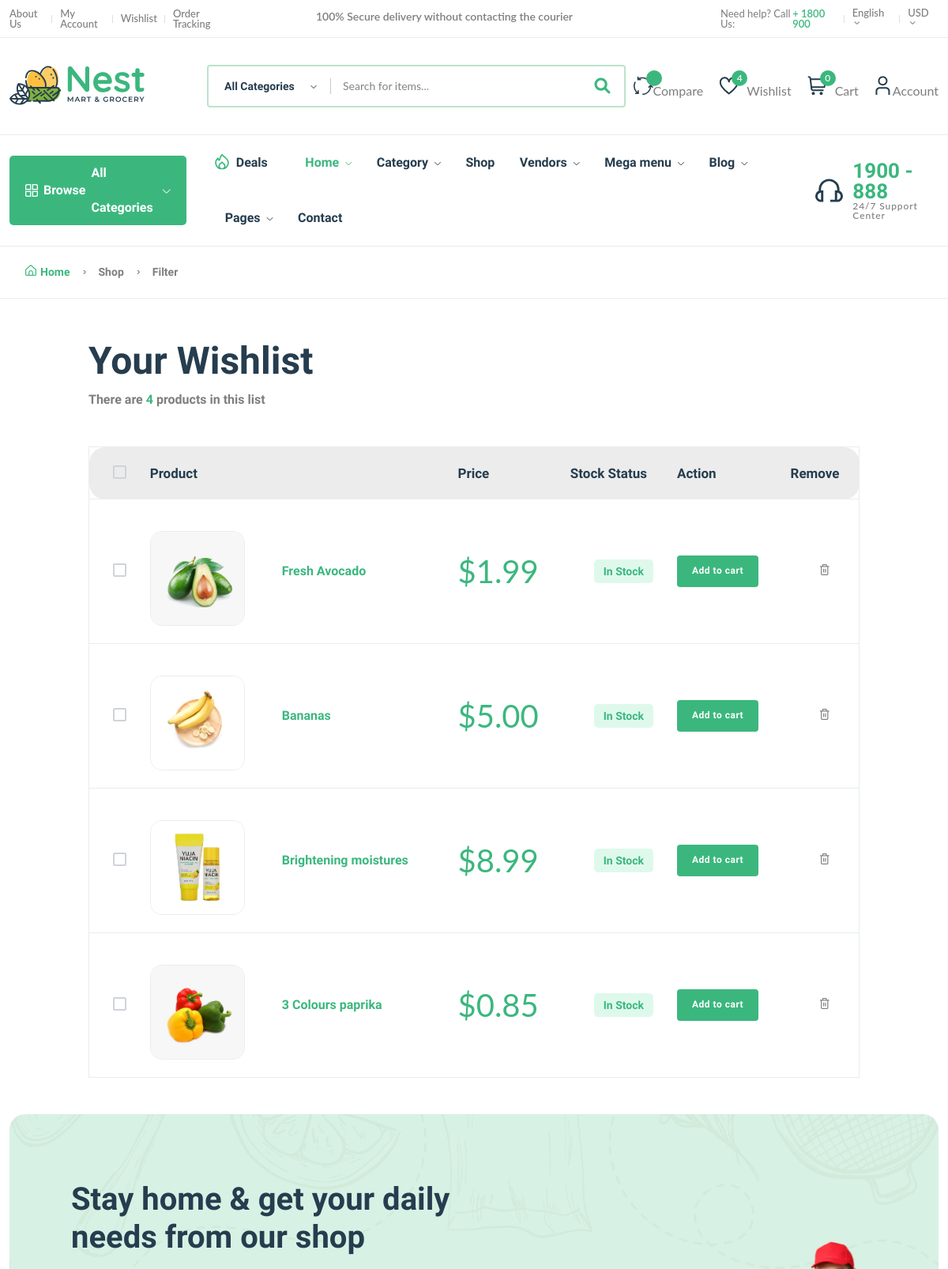
Page /wishlist/ (signed in, upper part) on the earlier database version.
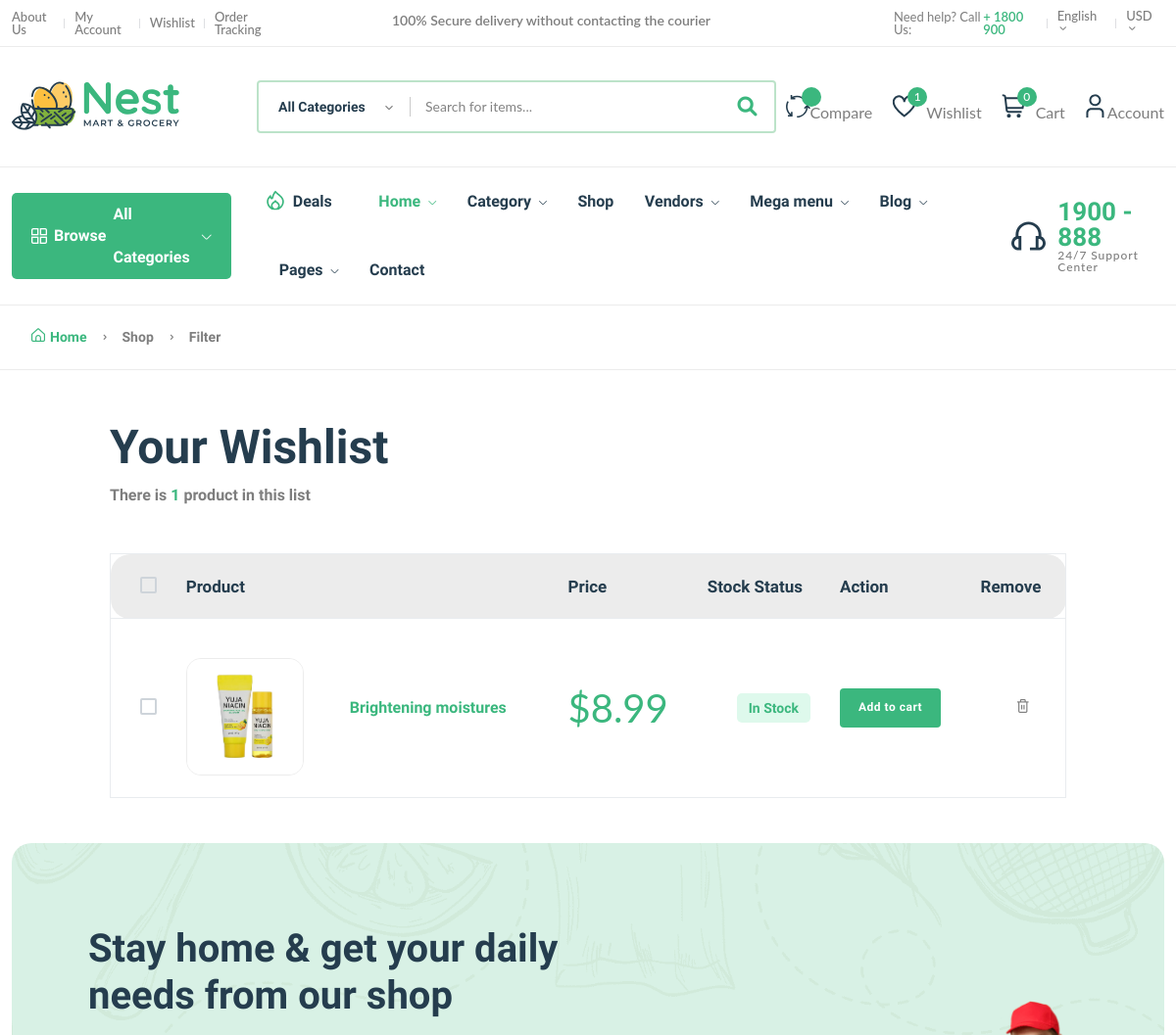
Same page on the later database version.
### core/models.py (models this page shows, shortened)
class Wishlist(models.Model):
    user = models.ForeignKey(User, on_delete=models.SET_NULL, null=True)
    product = models.ForeignKey(Product, on_delete=models.SET_NULL, null=True)
    date = models.DateTimeField(auto_now_add=True)
    class Meta:
        verbose_name_plural = "Wishlists"

class Product(models.Model):
    pid = ShortUUIDField(unique=True, length=10, max_length=20, alphabet="abcdefgh12345")
    user = models.ForeignKey(User, on_delete=models.SET_NULL, null=True)
    category = models.ForeignKey(Category, on_delete=models.SET_NULL, null=True, related_name="category")
    vendor = models.ForeignKey(Vendor, on_delete=models.SET_NULL, null=True, related_name="vendor")
    title = models.CharField(max_length=100, default="Fresh Pear")
    image = models.ImageField(upload_to=user_directory_path, default="product.jpg")
    description = CKEditor5Field(null=True, blank=True, default="This is the product", config_name="extends")
    price = models.DecimalField(max_digits=12, decimal_places=2, default="1.99")
    old_price = models.DecimalField(max_digits=12, decimal_places=2, default="2.99")
    specifications = CKEditor5Field(null=True, blank=True, config_name="extends")
    type = models.CharField(max_length=100, default="Organic", null=True, blank=True)
    stock_count = models.CharField(max_length=100, default="10", null=True, blank=True)
    life = models.CharField(max_length=100, default="100 Days", null=True, blank=True)
    mfd = models.DateTimeField(auto_now_add=False, null=True, blank=True)
    tags = TaggableManager(blank=True)
    product_status = models.CharField(choices=STATUS, max_length=10, default="in_review")
    status = models.BooleanField(default=True)
    in_stock = models.BooleanField(default=True)
    featured = models.BooleanField(default=True)
    digital = models.BooleanField(default=False)
    sku = ShortUUIDField(unique=True, length=4, max_length=10, prefix="sku", alphabet="1234567890")
    date = models.DateTimeField(auto_now_add=True)
    updated = models.DateTimeField(null=True, blank=True)
    class Meta:
        verbose_name_plural = "Products"

### core/views.py (the view)
# urls.py: path("wishlist/", wishlist_view, name="wishlist"),
@login_required
def wishlist_view(request):
    wishlist = Wishlist.objects.all()
    context = {
        "w": wishlist,
    }
    return render(request, "core/wishlist.html", context)

### templates/core/wishlist.html (shortened to what this page needs)
{% extends 'core/partials/base.html' %}
{% load static %}
{% block content %}
    <main class="main" id="wishlist-list">
        <div class="page-header breadcrumb-wrap">
            <div class="container">
                <div class="breadcrumb">
                    <a href="index.html" rel="nofollow"><i class="fi-rs-home mr-5"></i>Home</a>
                    <span></span> Shop <span></span> Filter
                </div>
            </div>
        </div>
        <div class="container mb-30 mt-50">
            <div class="row">
                <div class="col-xl-10 col-lg-12 m-auto">
                    <div class="mb-50">
                        <h1 class="heading-2 mb-10">Your Wishlist</h1>
                        <h6 class="text-body">There {% if wishlist.count == 1 %} is {% else %} are {% endif %}<span class="text-brand">{{ wishlist.count}}</span> product{{ wishlist.count|pluralize}} in this list</h6>
                    </div>
                    <div class="table-responsive shopping-summery">
                        <table class="table table-wishlist">
                            <thead>
                                <tr class="main-heading">
                                    <th class="custome-checkbox start pl-30">
                                        <label class="form-check-label" for="exampleCheckbox11"></label>
                                    </th>
                                    <th scope="col" colspan="2">Product</th>
                                    <th scope="col">Price</th>
                                    <th scope="col">Stock Status</th>
                                    <th scope="col">Action</th>
                                    <th scope="col" class="end">Remove</th>
                                </tr>
                            </thead>
                            <tbody>
                                {% for w in w %}
                                <tr class="pt-30">
                                    <td class="custome-checkbox pl-30">
                                        <label class="form-check-label" for="exampleCheckbox1"></label>
                                    </td>
                                    <td class="image product-thumbnail pt-40"><img src="{{ w.product.image.url }}" alt="#" /></td>
                                    <td class="product-des product-name">
                                        <h6><a class="product-name mb-10" href="{% url 'core:product-detail' w.product.pid %}">{{ w.product.title|truncatechars:30 }}</a></h6>
                                    </td>
                                    <td class="price d-fdlex fs-1" data-title="Price">
                                        <span class="text-brand">$</span><span class="text-brand current-product-price-{{  w.product.id }}">{{ w.product.price }}</h3></span>
                                    </td>
                                    <td class="text-center detail-info" data-title="Stock">
                                        <span class="stock-status in-stock mb-0">{% if w.product.in_stock %} In Stock {% else %} Out of Stock {% endif %}</span>
                                    </td>
                                    <td class="text-right" data-title="Cart">
                                        <button class="btn btn-sm add-to-cart-btn" data-index="{{  w.product.id }}">Add to cart</button>
                                    </td>
                                    <td class="action text-center" data-title="Remove">
                                        <button style="border: none; background: none;" data-wishlist-product="{{ w.id }}" class="text-body delete-wishlist-product"><i class="fi-rs-trash"></i></button>
                                    </td>
                                </tr>
                                {% empty %}
                                <tr>
                                    <td><p>Your wishlist is empty...</p></td>
                                </tr>
                                {% endfor %}
                            </tbody>
                        </table>
                    </div>
                </div>
            </div>
        </div>
    </main>
{% endblock content %}

### templates/core/partials/base.html (shortened to what this page needs)
{% load static %}
<!DOCTYPE html>
<html class="no-js" lang="en">
<head>
    <link rel="stylesheet" href="{% static 'assets/css/plugins/slider-range.css' %}" />
    <link rel="stylesheet" href="/static/assets/css/main.css?v=5.5" />
    <link href="https://cdnjs.cloudflare.com/ajax/libs/font-awesome/5.13.0/css/all.min.css" rel="stylesheet">
    <link rel="stylesheet" href="https://cdnjs.cloudflare.com/ajax/libs/font-awesome/6.0.0/css/all.min.css" />
</head>
<body>
    <header class="header-area header-style-1 header-height-2">
        <div class="header-top header-top-ptb-1 d-none d-lg-block">
            <div class="container">
                <div class="row align-items-center">
                    <div class="col-xl-3 col-lg-4">
                        <div class="header-info">
                            <ul>
                                <li><a href="page-about.htlm">About Us</a></li>
                                <li><a href="page-account.html">My Account</a></li>
                                <li><a href="shop-wishlist.html">Wishlist</a></li>
                                <li><a href="shop-order.html">Order Tracking</a></li>
                            </ul>
                        </div>
                    </div>
                    <div class="col-xl-6 col-lg-4">
                        <div class="text-center">
                            <div id="news-flash" class="d-inline-block">
                                <ul>
                                    <li>100% Secure delivery without contacting the courier</li>
                                </ul>
                            </div>
                        </div>
                    </div>
                    <div class="col-xl-3 col-lg-4">
                        <div class="header-info header-info-right">
                            <ul>
                                <li>Need help? Call Us: <strong class="text-brand"> + 1800 900</strong></li>
                                <li>
                                    <a class="language-dropdown-active" href="#">English <i class="fi-rs-angle-small-down"></i></a>
                                </li>
                                <li>
                                    <a class="language-dropdown-active" href="#">USD <i class="fi-rs-angle-small-down"></i></a>
                                </li>
                            </ul>
                        </div>
                    </div>
                </div>
            </div>
        </div>
        <div class="header-middle header-middle-ptb-1 d-none d-lg-block">
            <div class="container">
                <div class="header-wrap">
                    <div class="logo logo-width-1">
                        <a href="{% url 'core:index' %}"><img src="{% static 'assets/imgs/theme/logo.svg' %}" alt="logo" /></a>
                    </div>
                    <div class="header-right">
                        <div class="search-style-2">
                            <form action="{% url 'core:search' %}" method="GET">
                                <input type="text" placeholder="Search for items..." name="q"/>
                                <button class="fas fa-search"></button>
                            </form>
                        </div>
                        <div class="header-action-right">
                            <div class="header-action-2">
                                <div class="header-action-icon-2">
                                    <a href="shop-compare.html">
                                        <img class="svgInject" alt="Nest" src="{% static 'assets/imgs/theme/icons/icon-compare.svg' %}" />
                                        <span class="pro-count blue"></span>
                                    </a>
                                    <a href="shop-compare.html"><span class="lable ml-0">Compare</span></a>
                                </div>
                                <div class="header-action-icon-2">
                                    <a href="{% url 'core:wishlist' %}">
                                        <img class="svgInject" alt="Nest" src="{% static 'assets/imgs/theme/icons/icon-heart.svg' %}" />
                                        <span class="pro-count blue">{{ wishlist.count }}</span>
                                    </a>
                                    <a href="{% url 'core:wishlist' %}"><span class="lable">Wishlist</span></a>
                                </div>
                                <div class="header-action-icon-2">
                                    <a class="mini-cart-icon" href="{% url 'core:cart' %}">
                                        <img alt="Nest" src="{% static 'assets/imgs/theme/icons/icon-cart.svg' %}" />
                                        <span class="pro-count blue cart-items-count">{{ request.session.cart_data_obj|length }}</span>
                                    </a>
                                    <a href="{% url 'core:cart' %}"><span class="lable">Cart</span></a>
                                </div>
                                <div class="header-action-icon-2">
                                    <a href="page-account.html">
                                        <img class="svgInject" alt="Nest" src="{% static 'assets/imgs/theme/icons/icon-user.svg' %}" />
                                    </a>
                                    <a href="page-account.html"><span class="lable ml-0">Account</span></a>
                                </div>
                            </div>
                        </div>
                    </div>
                </div>
            </div>
        </div>
        <div class="header-bottom header-bottom-bg-color sticky-bar">
            <div class="container">
                <div class="header-wrap header-space-between position-relative">
                    <div class="header-nav d-none d-lg-flex">
                        <div class="main-categori-wrap d-none d-lg-block">
                            <a class="categories-button-active" href="#">
                                <span class="fi-rs-apps"></span> <span class="et">Browse</span> All Categories
                                <i class="fi-rs-angle-down"></i>
                            </a>
                        </div>
                        <div class="main-menu main-menu-padding-1 main-menu-lh-2 d-none d-lg-block font-heading">
                            <nav>
                                <ul>
                                    <li class="hot-deals"><img src="{% static 'assets/imgs/theme/icons/icon-hot.svg' %}" alt="hot deals" /><a href="shop-grid-right.html">Deals</a></li>
                                    <li>
                                        <a class="active" href="index.html">Home <i class="fi-rs-angle-down"></i></a>
                                    </li>
                                    <li>
                                        <a href="shop-grid-right.html">Category <i class="fi-rs-angle-down"></i></a>
                                    </li>
                                    <li>
                                        <a href="{% url 'core:product-list' %}">Shop</a>
                                    </li>
                                    <li>
                                        <a href="#">Vendors <i class="fi-rs-angle-down"></i></a>
                                    </li>
                                    <li class="position-static">
                                        <a href="#">Mega menu <i class="fi-rs-angle-down"></i></a>
                                    </li>
                                    <li>
                                        <a href="blog-category-grid.html">Blog <i class="fi-rs-angle-down"></i></a>
                                    </li>
                                    <li>
                                        <a href="#">Pages <i class="fi-rs-angle-down"></i></a>
                                    </li>
                                    <li>
                                        <a href="page-contact.html">Contact</a>
                                    </li>
                                </ul>
                            </nav>
                        </div>
                    </div>
                    <div class="hotline d-none d-lg-flex">
                        <img src="{% static 'assets/imgs/theme/icons/icon-headphone.svg' %}" alt="hotline" />
                        <p>1900 - 888<span>24/7 Support Center</span></p>
                    </div>
                </div>
            </div>
        </div>
    </header>
    {% block content %}
    {% endblock content %}
    <footer class="main">
        <section class="newsletter mb-15">
            <div class="container">
                <div class="row">
                    <div class="col-lg-12">
                        <div class="position-relative newsletter-inner">
                            <div class="newsletter-content">
                                <h2 class="mb-20">
                                    Stay home & get your daily <br /> needs from our shop
                                </h2>
                            </div>
                            <img src="{% static 'assets/imgs/banner/banner-9.png' %}" alt="newsletter" />
                        </div>
                    </div>
                </div>
            </div>
        </section>
    </footer>
</body>
</html>

Differences in the rows shown:
removed Wishlist: product.image (picture), product "Fresh Avocado", product.price "1.99", shows "In Stock"
removed Wishlist: product.image (picture), product "Bananas", product.price "5.00", shows "In Stock"
removed Wishlist: product.image (picture), product "3 Colours paprika", product.price "0.85", shows "In Stock"
Other differences:
{{ wishlist.count }}: "4" → "1"
text no longer shown: "are"
text now shown: "is"
